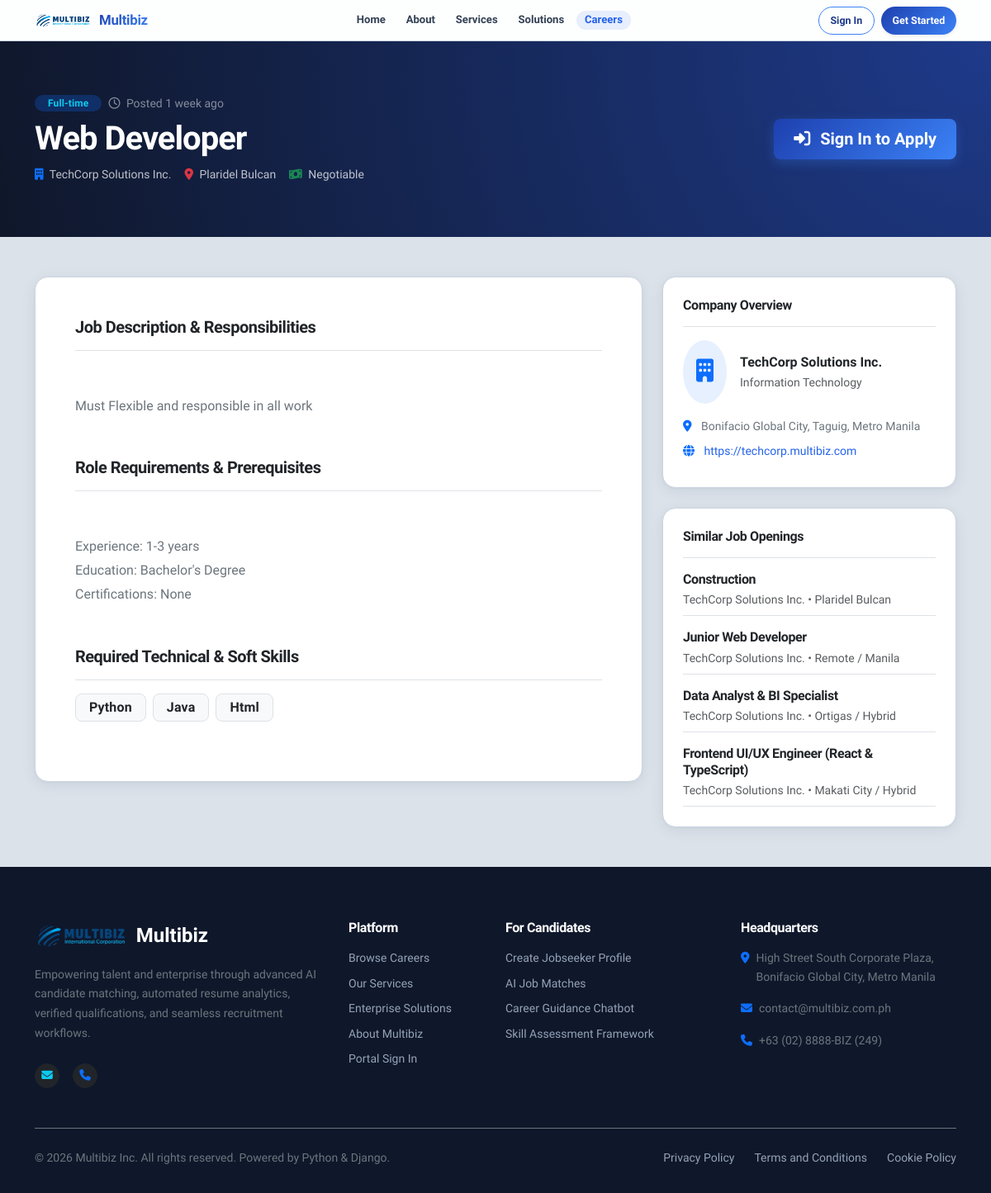
The app's page /jobs/careers/6/ with its own data.
### jobs/models.py (models this page shows, shortened)
class JobPosting(models.Model):
    EMPLOYMENT_TYPES = (
        ('full-time', 'Full-time'),
        ('part-time', 'Part-time'),
        ('contract', 'Contract'),
        ('internship', 'Internship'),
    )
    STATUS_CHOICES = (
        ('active', 'Active'),
        ('closed', 'Closed'),
        ('draft', 'Draft'),
    )
    employer = models.ForeignKey(
        EmployerProfile,
        on_delete=models.CASCADE,
        related_name='job_postings',
        null=True,
        blank=True
    )
    talent_request = models.ForeignKey(
        EmployerRequest,
        on_delete=models.SET_NULL,
        related_name='job_postings',
        null=True,
        blank=True
    )
    title = models.CharField(max_length=255)
    description = models.TextField()
    requirements = models.TextField(blank=True, null=True)
    skills_required = models.TextField(blank=True, null=True, help_text="Comma-separated required skills")
    min_experience_years = models.IntegerField(default=0, help_text="Minimum required experience years")
    required_education = models.CharField(max_length=150, blank=True, null=True)
    required_certifications = models.TextField(blank=True, null=True)
    location = models.CharField(max_length=255, default='Remote / Manila, Philippines')
    employment_type = models.CharField(max_length=50, choices=EMPLOYMENT_TYPES, default='full-time')
    salary_range = models.CharField(max_length=100, blank=True, null=True, default='Negotiable')
    status = models.CharField(max_length=20, choices=STATUS_CHOICES, default='active')
    target_qualifications = models.TextField(blank=True, null=True, help_text="Comma-separated qualification names or IDs")
    created_by_admin = models.BooleanField(default=True)
    posted_at = models.DateTimeField(auto_now_add=True)
    updated_at = models.DateTimeField(auto_now=True)
    class Meta:
        ordering = ['-posted_at']
    @property
    def company_name(self):
        return self.employer.display_name if self.employer else "Multibiz Partner"
    def get_skills_list(self):
        if not self.skills_required:
            return []
        return [s.strip() for s in self.skills_required.split(',') if s.strip()]

### accounts/models.py (models this page shows, shortened)
class EmployerProfile(models.Model):
    user = models.OneToOneField(User, on_delete=models.CASCADE, related_name='employer_profile')
    company_name = models.CharField(max_length=255, blank=True, null=True)
    company_address = models.TextField(blank=True, null=True)
    company_website = models.CharField(max_length=255, blank=True, null=True)
    industry = models.CharField(max_length=150, blank=True, null=True)
    company_size = models.CharField(max_length=50, blank=True, null=True)
    company_logo = models.ImageField(upload_to='uploads/company_logos/', blank=True, null=True)
    @property
    def display_name(self):
        return self.company_name or self.user.full_name

### jobs/views.py (the view, shortened to what this page needs)
# urls.py: path('careers/<int:pk>/', views.job_detail_public, name='job_detail_public'),
def job_detail_public(request, pk):
    job = get_object_or_404(JobPosting.objects.select_related('employer'), pk=pk)
    has_applied = False
    is_saved = False
    match_score = None
    similar_jobs = JobPosting.objects.filter(status='active').exclude(pk=job.pk)[:4]
    return render(request, 'jobs/job_detail_public.html', {
        'job': job,
        'has_applied': has_applied,
        'is_saved': is_saved,
        'match_score': match_score,
        'similar_jobs': similar_jobs
    })

### messaging/context_processors.py (called while the page is built, shortened)
def unread_messages_count(request):
    return {
        'unread_messages_count': 0,
        'unread_notifications_count': 0,
        'recent_notifications': []
    }

### templates/jobs/job_detail_public.html (shortened to what this page needs)
{% extends 'base.html' %}
{% load static %}
{% block content %}
<section class="bg-dark text-white py-5" style="background: radial-gradient(circle at top right, #1e3a8a 0%, #0f172a 100%);">
    <div class="container py-3">
        <div class="row align-items-center g-4">
            <div class="col-lg-8">
                <div class="d-flex align-items-center gap-2 mb-2">
                    <span class="badge bg-primary bg-opacity-25 text-info px-3 py-1 rounded-pill small">{{ job.get_employment_type_display }}</span>
                    <span class="text-light text-opacity-50 small"><i class="fa-regular fa-clock me-1"></i> Posted {{ job.posted_at|timesince }} ago</span>
                </div>
                <h1 class="display-6 fw-extrabold text-white mb-2">{{ job.title }}</h1>
                <div class="d-flex flex-wrap gap-3 text-light text-opacity-75 small">
                    <div><i class="fa-solid fa-building me-1 text-primary"></i> {{ job.company_name }}</div>
                    <div><i class="fa-solid fa-location-dot me-1 text-danger"></i> {{ job.location }}</div>
                    <div><i class="fa-solid fa-money-bill-wave me-1 text-success"></i> {{ job.salary_range|default:"Negotiable" }}</div>
                </div>
            </div>
            <div class="col-lg-4 text-lg-end">
                {% if user.is_authenticated and user.is_applicant %}
                    {% if match_score %}
                        <div class="mb-3 d-inline-block text-lg-end">
                            <span class="badge {% if match_score >= 80 %}badge-match-excellent{% elif match_score >= 60 %}badge-match-good{% elif match_score >= 40 %}badge-match-average{% else %}badge-match-poor{% endif %} badge-match fs-6">
                                <i class="fa-solid fa-wand-magic-sparkles me-1"></i> {{ match_score }}% Profile Match
                            </span>
                        </div>
                    {% endif %}
                    <div>
                        {% if has_applied %}
                            <button class="btn btn-secondary btn-lg px-4 rounded-3" disabled>
                                <i class="fa-solid fa-circle-check text-success me-1"></i> Already Applied
                            </button>
                        {% else %}
                            <a href="{% url 'apply_job' job.pk %}" class="btn btn-primary-custom btn-lg px-4">
                                <i class="fa-solid fa-paper-plane me-1"></i> Apply for Position
                            </a>
                        {% endif %}
                    </div>
                {% elif user.is_authenticated %}
                    <a href="{% url 'dashboard_router' %}" class="btn btn-outline-light btn-lg px-4">
                        <i class="fa-solid fa-gauge me-1"></i> Go to Dashboard
                    </a>
                {% else %}
                    <a href="{% url 'login' %}?job_id={{ job.pk }}" class="btn btn-primary-custom btn-lg px-4">
                        <i class="fa-solid fa-right-to-bracket me-1"></i> Sign In to Apply
                    </a>
                {% endif %}
            </div>
        </div>
    </div>
</section>
<section class="py-5" style="background-color: var(--surface-bg);">
    <div class="container">
        <div class="row g-4">
            <div class="col-lg-8">
                <div class="custom-card p-4 p-lg-5 bg-white border-0 shadow-sm rounded-4 mb-4">
                    <h5 class="fw-bold text-dark border-bottom pb-3 mb-4">Job Description & Responsibilities</h5>
                    <div class="text-secondary mb-5" style="line-height: 1.8; white-space: pre-line;">
                        {{ job.description }}
                    </div>
                    {% if job.requirements %}
                        <h5 class="fw-bold text-dark border-bottom pb-3 mb-4">Role Requirements & Prerequisites</h5>
                        <div class="text-secondary mb-5" style="line-height: 1.8; white-space: pre-line;">
                            {{ job.requirements }}
                        </div>
                    {% endif %}
                    {% if job.skills_required %}
                        <h5 class="fw-bold text-dark border-bottom pb-3 mb-3">Required Technical & Soft Skills</h5>
                        <div class="d-flex flex-wrap gap-2 mb-4">
                            {% for s in job.get_skills_list %}
                                <span class="badge bg-light text-dark border px-3 py-2 fs-6 fw-semibold">{{ s }}</span>
                            {% endfor %}
                        </div>
                    {% endif %}
                </div>
            </div>
            <div class="col-lg-4">
                <div class="custom-card p-4 bg-white border-0 shadow-sm rounded-4 mb-4">
                    <h6 class="fw-bold text-dark border-bottom pb-3 mb-3">Company Overview</h6>
                    <div class="d-flex align-items-center gap-3 mb-3">
                        <div class="bg-primary bg-opacity-10 text-primary p-3 rounded-circle fs-3">
                            <i class="fa-solid fa-building"></i>
                        </div>
                        <div>
                            <div class="fw-bold text-dark fs-6">{{ job.company_name }}</div>
                            <div class="text-muted small">{{ job.employer.industry|default:"Technology & Solutions" }}</div>
                        </div>
                    </div>
                    {% if job.employer.company_address %}
                        <div class="text-secondary small mb-2"><i class="fa-solid fa-location-dot me-2 text-primary"></i> {{ job.employer.company_address }}</div>
                    {% endif %}
                    {% if job.employer.company_website %}
                        <div class="text-secondary small mb-2"><i class="fa-solid fa-globe me-2 text-primary"></i> <a href="{{ job.employer.company_website }}" target="_blank" class="text-decoration-none">{{ job.employer.company_website }}</a></div>
                    {% endif %}
                </div>
                {% if similar_jobs %}
                    <div class="custom-card p-4 bg-white border-0 shadow-sm rounded-4">
                        <h6 class="fw-bold text-dark border-bottom pb-3 mb-3">Similar Job Openings</h6>
                        <div class="d-flex flex-column gap-3">
                            {% for sim in similar_jobs %}
                                <div class="border-bottom pb-2">
                                    <h6 class="fw-bold mb-1"><a href="{% url 'job_detail_public' sim.pk %}" class="text-dark text-decoration-none hover-primary">{{ sim.title }}</a></h6>
                                    <div class="text-muted small">{{ sim.company_name }} &bull; {{ sim.location }}</div>
                                </div>
                            {% endfor %}
                        </div>
                    </div>
                {% endif %}
            </div>
        </div>
    </div>
</section>
{% endblock %}

### static/css/multibiz-theme.css (style rules this page uses)
:root { --mb-primary: #2563eb; --mb-primary-hover: #1d4ed8; --mb-primary-subtle: #eff6ff; --mb-primary-border: #bfdbfe; --mb-primary-gradient: linear-gradient(135deg, #1e40af 0%, #3b82f6 50%, #60a5fa 100%); --mb-dark-gradient: linear-gradient(135deg, #0b1120 0%, #0f172a 50%, #1e293b 100%); --mb-glass-gradient: linear-gradient(135deg, rgba(255, 255, 255, 0.85) 0%, rgba(255, 255, 255, 0.65) 100%); --mb-accent-purple: #7c3aed; --mb-accent-cyan: #06b6d4; --mb-accent-amber: #f59e0b; --mb-accent-emerald: #10b981; --mb-accent-rose: #f43f5e; --mb-bg-main: #dbe2ea; --mb-bg-surface: #ffffff; --mb-bg-elevated: #ffffff; --mb-text-primary: #0f172a; --mb-text-secondary: #334155; --mb-text-muted: #64748b; --mb-border: #cbd5e1; --mb-border-focus: #93c5fd; --mb-font-sans: 'Plus Jakarta Sans', -apple-system, BlinkMacSystemFont, 'Segoe UI', Roboto, sans-serif; --mb-font-display: 'Inter', -apple-system, BlinkMacSystemFont, sans-serif; --mb-shadow-xs: 0 1px 2px rgba(15, 23, 42, 0.04); --mb-shadow-sm: 0 2px 6px -1px rgba(15, 23, 42, 0.06), 0 1px 4px -1px rgba(15, 23, 42, 0.04); --mb-shadow-md: 0 10px 25px -3px rgba(15, 23, 42, 0.08), 0 4px 6px -2px rgba(15, 23, 42, 0.03); --mb-shadow-lg: 0 20px 35px -5px rgba(15, 23, 42, 0.10), 0 10px 10px -5px rgba(15, 23, 42, 0.04); --mb-shadow-glow: 0 0 25px rgba(37, 99, 235, 0.25); --mb-shadow-glow-success: 0 0 20px rgba(16, 185, 129, 0.25); --mb-radius-sm: 8px; --mb-radius-md: 12px; --mb-radius-lg: 18px; --mb-radius-xl: 24px; --mb-radius-pill: 9999px; --mb-transition-fast: 0.15s cubic-bezier(0.4, 0, 0.2, 1); --mb-transition-normal: 0.25s cubic-bezier(0.4, 0, 0.2, 1); --mb-transition-smooth: 0.35s cubic-bezier(0.16, 1, 0.3, 1); }
* { box-sizing: border-box; }
html, body { overflow-x: hidden; max-width: 100vw; width: 100%; }
body { font-family: var(--mb-font-sans); color: var(--mb-text-primary); background-color: var(--mb-bg-main) !important; line-height: 1.6; -webkit-font-smoothing: antialiased; -moz-osx-font-smoothing: grayscale; }
h1, h2, h3, h4, h5, h6, .display-1, .display-2, .display-3, .display-4, .display-5, .display-6 { font-family: var(--mb-font-sans); font-weight: 700; letter-spacing: -0.025em; color: var(--mb-text-primary); }
a { color: var(--mb-primary); transition: color var(--mb-transition-fast); }
body { padding-top: 0 !important; scroll-padding-top: 0 !important; }
.btn { font-weight: 600; border-radius: var(--mb-radius-md); padding: 0.6rem 1.25rem; transition: all var(--mb-transition-fast); display: inline-flex; align-items: center; justify-content: center; gap: 0.5rem; line-height: 1.4; }
.btn-primary-custom { background: var(--mb-primary-gradient); color: #ffffff !important; border: none; box-shadow: 0 4px 12px rgba(37, 99, 235, 0.25); }
.custom-card, .card, .metric-card-pro, .job-card-pro, .pillar-card-modern, .content-card, .dashboard-card, .analytics-chart-card, .employer-requests-card, .radar-control-card, .radar-candidate-card, .job-item-card, .job-detail-sticky-pane, .audit-stat-card, .cms-stat-card, .application-panel, .chat-layout, .auth-card, .overview-card, .stat-card { background: #ffffff !important; background-color: #ffffff !important; border: 1px solid var(--mb-border) !important; border-radius: var(--mb-radius-lg); box-shadow: 0 4px 18px rgba(15, 23, 42, 0.07), 0 1px 3px rgba(15, 23, 42, 0.04) !important; transition: transform var(--mb-transition-smooth), box-shadow var(--mb-transition-smooth), border-color var(--mb-transition-fast); overflow: hidden; }
.badge { font-weight: 600; padding: 0.35rem 0.75rem; border-radius: var(--mb-radius-sm); letter-spacing: 0.01em; }

### records on screen
JobPosting: employment_type "Full-time", posted_at "1 week", title "Web Developer", company_name "TechCorp Solutions Inc.", location "Plaridel Bulcan", salary_range "Negotiable", description "Must Flexible and responsible in all work", requirements "Experience: 1-3 years Education: Bachelor's Degree Certifications: None", employer.industry "Information Technology", employer.company_address "Bonifacio Global City, Taguig, Metro Manila", employer.company_website "https://techcorp.multibiz.com"
JobPosting: title "Construction", company_name "TechCorp Solutions Inc.", location "Plaridel Bulcan"
JobPosting: title "Junior Web Developer", company_name "TechCorp Solutions Inc.", location "Remote / Manila"
JobPosting: title "Data Analyst & BI Specialist", company_name "TechCorp Solutions Inc.", location "Ortigas / Hybrid"
JobPosting: title "Frontend UI/UX Engineer (React & TypeScript)", company_name "TechCorp Solutions Inc.", location "Makati City / Hybrid"

### other values on screen
{{ s }} "Python" "Java" "Html"
